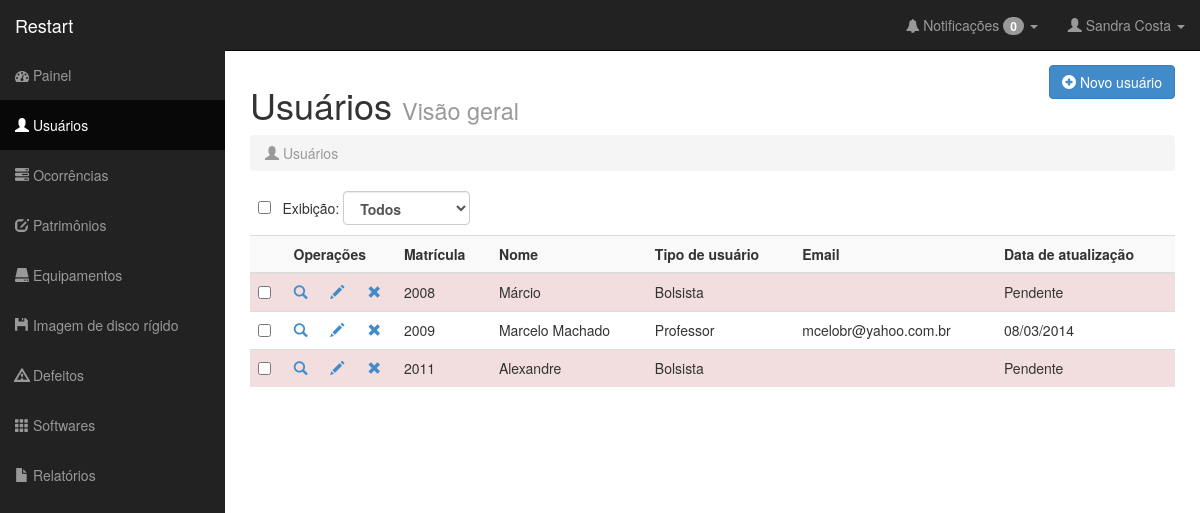
Screenshot of /usuarios.php (signed in) with the database file from the repository.
### tables this page shows
CREATE TABLE IF NOT EXISTS `Usuario` (
  `matricula` VARCHAR(16) NOT NULL,
  `nome` VARCHAR(45) NOT NULL,
  `sobrenome` VARCHAR(45) NULL,
  `email` VARCHAR(45) NULL,
  `senha` VARCHAR(45) NOT NULL,
  `tipo_usuario` SMALLINT NOT NULL,
  `data_cadastro` TIMESTAMP NOT NULL,
  `data_atualizacao` TIMESTAMP NULL,
  `telefone_residencial` VARCHAR(15) NULL,
  `telefone_celular` VARCHAR(15) NULL,
  `situacao` SMALLINT NULL,
  PRIMARY KEY (`matricula`));

### classes/db.class.php (called while the page is built)
<?php
	class DB{
		var $serverDB	= 'localhost';
		var $tabelaDB	= 'restart';
		var $userDB		= 'root';
		var $senhaDB	= '';
		function conectaDB(){
			$db = new mysqli($this->serverDB, $this->userDB, $this->senhaDB, $this->tabelaDB);
			if ($db->connect_errno) {
				return false;
				die($db->connect_error);
			}
			else {
				$db->set_charset("utf8");
				return $db;
			}
		}
	}
?>

### classes/usuario.class.php (called while the page is built, shortened)
<?php
require_once 'db.class.php';
class Usuario extends DB {
	private $db;
	public function __construct(){
		$this->db = parent::conectaDB();
	}
	public function listarUsuarios($matricula, $filtro){
		if ($filtro != 0 ){
			$result = $this->db->query("SELECT * FROM usuario WHERE matricula != '".$matricula."' AND tipo_usuario = '".$filtro."' ORDER BY matricula ASC ");
		} else {
			$result	= $this->db->query("SELECT * FROM usuario WHERE matricula != '".$matricula."' ORDER BY matricula ASC ");
		}
		if ($result) {
			if ($result->num_rows) {
				$rows = $result->fetch_all(MYSQLI_ASSOC);
				return $rows;
			}
			else return 'Nenhum usuário foi encontrado.';
		}
		else return ($this->db->error);
	}
}

### usuarios.php (the view, shortened to what this page needs)
<?php
include 'classes/usuario.class.php';
  include 'nucleo/cabecario.php';
  include("nucleo/barraLateral.php");
  if (isset($_POST['filtro'])){
      $filtro = $_POST['filtro'];
  } else {
    $filtro = 0;
  }
?>
<div id="page-wrapper">
  <div class="row">
    <div class="col-lg-6">
      <h1>Usuários <small>Visão geral</small></h1>
    </div>
    <div class="col-lg-6" align="right">
      <a href="cadUsuario.php"><button type="button" class="btn btn-primary"><i class="glyphicon glyphicon-plus-sign"></i> Novo usuário</button></a>
    </div>
  </div>
  <div class="row">
    <div class="col-lg-12">
      <ol class="breadcrumb">
        <li class="active"><i class="glyphicon glyphicon-user"></i> Usuários</li>
      </ol>
    </div>
  </div>
  <div class="row">
    <div class="col-lg-12">
      <table>
        <tr>
          <td>
            &nbsp;&nbsp;<input type='checkbox' id="toggle" name="toggle" onClick="toggle(this)">&nbsp;&nbsp;&nbsp;Exibição:&nbsp;
          </td>
          <td>
            <form role="form" action="usuarios.php" method="POST">
            <select style="font-weight:bold" id="filtro" name="filtro" class="form-control" onchange="this.form.submit();">
              <option <?php if ($filtro == 0 ){echo "selected";}?> value="0">Todos</option>
            </select>
          </form>
          </td>
          <td>
          </td>
        </tr>
      </table>
      <div class="table-responsive">
        <table id="" class="table table-striped table-hover ">
          <p>
            <tr>
              <th></th>
              <th colspan="3">Operações</th>
              <th>Matrícula</th>
              <th>Nome</th>
              <th>Tipo de usuário</th>
              <th>Email</th>
              <th>Data de atualização</th>
            </tr>
            <tbody>
              <?php
                $listaUser    = new Usuario;
                $result     = $listaUser->listarUsuarios($_SESSION['matricula'], $filtro);
                if (is_array($result)) {
                  foreach ($result as $row) {
                    if ($row['tipo_usuario'] == 2){
                      $tipo = "Bolsista";
                    } if ( $row['tipo_usuario'] == 3){
                      $tipo = "Professor";
                    }
                    if($row['data_atualizacao']===null){echo "<tr id='fooTr'class='danger'>";} else echo "<tr id='fooTr'>";
                      echo "
                          <td><input type='checkbox' name='foo[]' id='foo[]' value='".$row['matricula']."'></td>
				                  <td>
                            <a title='Ver usuário' href='verUsuario.php?m=".$row['matricula']."' >
                              <i class='glyphicon glyphicon-search'></i>
                            </a>
                          </td>
                          <td>
                            <a title='Editar usuário' href='alterarUsuario.php?m=".$row['matricula']."' >
                              <i class='glyphicon glyphicon-pencil'></i>
                            </a>
                          </td>
                          <td>
                            <a title='Excluir usuário' data-toggle='modal' data-id='".$row['matricula']."' href='#modal_excUsuarioSimples' class='abre-excluirModal'>
                               <i class='glyphicon glyphicon-remove'></i>
                            </a>
                          </td>
                          <td>" . $row['matricula'] . "</td>
                          <td>". $row['nome'] . " ".$row['sobrenome']."</td>
                          <td>" . $tipo . "</td>
                          <td>" . $row['email'] . "</td>
                          <td>"; if ($row['data_atualizacao']===null){echo "Pendente";} else {echo date('d/m/Y', strtotime($row['data_atualizacao']));} echo "</td>
                        </tr>";
                    }
                  } else echo
                        " <tr>
                            <td></td>
                            <td>". $result."</td>
                            <td></td>
                            <td></td>
                            <td></td>
                            <td></td>
                            <td></td>
                          </tr>";
            ?>
            </tbody>
          </table>
        </div>
      </div>
    </div>
  </div>
</div>
</body>
</html>

### css/sb-admin.css (style rules this page uses)
body { margin-top: 50px; }
#page-wrapper { width: 100%; padding: 5px 15px; }
@media (min-width:768px) { #page-wrapper { padding: 15px 25px; } }

### nucleo/cabecario.php (style rules this page uses)
a:link { text-decoration: none; }

### rows the page displays
usuario: matricula "2008", nome "Márcio", tipo_usuario "Bolsista", shows "Pendente"
usuario: matricula "2009", nome "Marcelo", sobrenome "Machado", tipo_usuario "Professor", email "mcelobr@yahoo.com.br", data_atualizacao "08/03/2014"
usuario: matricula "2011", nome "Alexandre", tipo_usuario "Bolsista", shows "Pendente"

### other values shown
$row['count'] "0"
$_SESSION['nome'] "Sandra"
$_SESSION['sobrenome'] "Costa"
